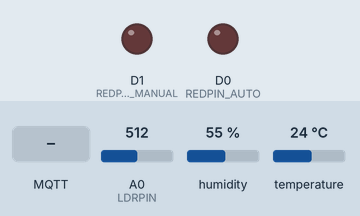
A sketch run on a simulated ESP8266 (NodeMCU). On the bench: output pins drawn as LEDs (lit = HIGH). The test bench sets the inputs (shaded band); at power-on: A0 (LDRPIN) = 512, humidity 55 %, temperature 24 °C. WiFi joins after 1.5 s; servers stay silent unless stated; no MQTT or app messages arrive unless stated; what the sketch prints to the serial monitor is not drawn.

Above: at 2.7 s.
2.8 s: MQTT message "led|on" arrives on the first subscribed topic
At 4.0 s:
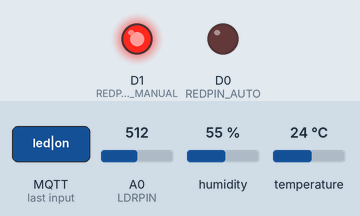
4.3 s: A0 (LDRPIN) set to 488
At 7.2 s:
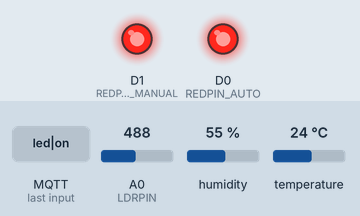
7.5 s: MQTT message "led|off" arrives on the first subscribed topic
At 8.7 s:
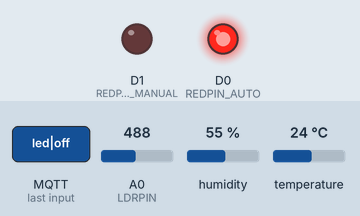
9.0 s: A0 (LDRPIN) set to 510
At 10.4 s:
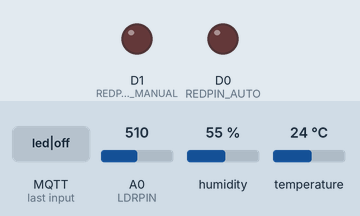
11.5 s: A0 (LDRPIN) set to 490
At 12.3 s:
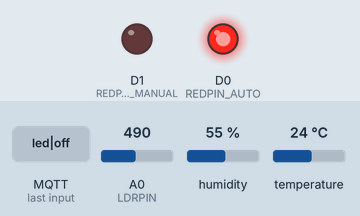
Timing chart, 0 to 14.5 s (numbered marks = the images above; inputs shaded):
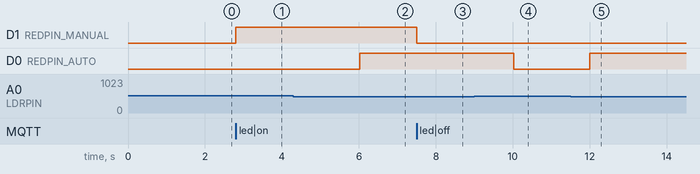

The sketch:

esp8266_share.ino
```cpp
#include <ESP8266WiFi.h>
#include <PubSubClient.h>
#include <DHT.h>

// WiFi và MQTT thông tin
#define SSID "1111"
#define PASSWORD "17022003"
#define MQTT_SERVER "192.168.43.184"
#define MQTT_PORT 1883

// Khai báo chân
#define REDPIN_AUTO D0  // Chân điều khiển LED đỏ tự động
#define REDPIN_MANUAL D1 // Chân điều khiển LED đỏ thủ công
#define DHTPIN D4        // Chân kết nối cảm biến DHT11
#define LDRPIN A0        // Chân kết nối quang trở

// Các thông số ngưỡng ánh sáng
#define LDR_THRESHOLD 500 // Ngưỡng ánh sáng để bật LED tự động

WiFiClient espClient;
PubSubClient mqttClient(espClient);
DHT dht(DHTPIN, DHT11);

unsigned long startDhtTime = 0; // Thời gian đọc cảm biến DHT
int manualLedState = LOW;       // Trạng thái LED đỏ thủ công

void setup()
{
  Serial.begin(115200);

  // Khởi tạo DHT11
  dht.begin();
  pinMode(REDPIN_AUTO, OUTPUT); // Cấu hình chân LED tự động làm OUTPUT
  pinMode(REDPIN_MANUAL, OUTPUT); // Cấu hình chân LED thủ công làm OUTPUT
  digitalWrite(REDPIN_AUTO, LOW); // Tắt LED tự động ban đầu
  digitalWrite(REDPIN_MANUAL, LOW); // Tắt LED thủ công ban đầu

  // Kết nối WiFi
  WiFi.begin(SSID, PASSWORD);
  while (WiFi.status() != WL_CONNECTED)
  {
    delay(500);
    Serial.print(".");
  }
  Serial.println("\nWiFi Connected: " + WiFi.localIP().toString());

  // Cấu hình MQTT
  mqttClient.setServer(MQTT_SERVER, MQTT_PORT);
  while (!mqttClient.connected())
  {
    if (mqttClient.connect("esp8266"))
    {
      Serial.println("MQTT Connected");
      mqttClient.subscribe("button"); // Đăng ký nhận thông điệp từ topic "button"
    }
    else
    {
      Serial.println("Retry MQTT connection...");
      delay(1000);
    }
  }

  mqttClient.setCallback(sub_data); // Hàm callback xử lý dữ liệu nhận
}

// Hàm xử lý dữ liệu từ MQTT
void sub_data(char *topic, byte *payload, unsigned int length)
{
  if (strcmp(topic, "button") == 0)
  {
    String s = "";
    for (int i = 0; i < length; i++)
      s += (char)payload[i];
    if (s.equalsIgnoreCase("led|on"))
    {
      manualLedState = HIGH; // Bật LED đỏ thủ công
    }
    if (s.equalsIgnoreCase("led|off"))
    {
      manualLedState = LOW; // Tắt LED đỏ thủ công
    }
    digitalWrite(REDPIN_MANUAL, manualLedState); // Cập nhật trạng thái LED đỏ thủ công
    Serial.println("Manual LED State: " + String(manualLedState ? "ON" : "OFF"));
    mqttClient.publish("action", ("Manual LED is " + String(manualLedState ? "ON" : "OFF")).c_str());
  }
}

// Hàm đọc dữ liệu cảm biến ánh sáng
int readAnalog(int pin)
{
  return analogRead(pin); // Đọc giá trị từ chân analog
}

void loop()
{
  unsigned long currentMillis = millis();

  if (mqttClient.connected())
  {
    mqttClient.loop();

    // Đọc cảm biến nhiệt độ, độ ẩm và ánh sáng mỗi 2 giây
    if (currentMillis - startDhtTime >= 2000)
    {
      startDhtTime = currentMillis;

      // Đọc nhiệt độ, độ ẩm từ DHT11
      float temp = dht.readTemperature();
      float humi = dht.readHumidity();

      // Đọc cảm biến ánh sáng từ chân LDR
      int light = readAnalog(LDRPIN);


      // Điều khiển LED tự động dựa vào ánh sáng
      if (light < LDR_THRESHOLD)
      {
        digitalWrite(REDPIN_AUTO, HIGH); // Bậ  t LED tự động nếu ánh sáng yếu
      }
      else
      {
        digitalWrite(REDPIN_AUTO, LOW);  // Tắt LED tự động nếu ánh sáng đủ
      }

      // Xuất dữ liệu ra Serial và gửi lên MQTT
      String data = "DHT11|" + String(temp) + "|" + String(humi) + "|" + String(light);
      Serial.println(data);
      mqttClient.publish("sensor", data.c_str());

      if (temp > 3132) {
        // Ser
        mqttClient.publish("canh_bao", data.c_str());
      }
    }
  }
}
```

Measured:
- the behaviour switches between 500 and 499 on A0 (LDRPIN) (found by bisection; images 1 and 2)
- after the input at 2.8 s, D1 (REDPIN_MANUAL): LOW → HIGH at once
- after the input at 4.3 s, D0 (REDPIN_AUTO): LOW → HIGH after 1.7 s
- after the input at 7.5 s, D1 (REDPIN_MANUAL): HIGH → LOW at once
- after the input at 9.0 s, D0 (REDPIN_AUTO): HIGH → LOW after 1.0 s
- after the input at 11.5 s, D0 (REDPIN_AUTO): LOW → HIGH after 0.50 s
